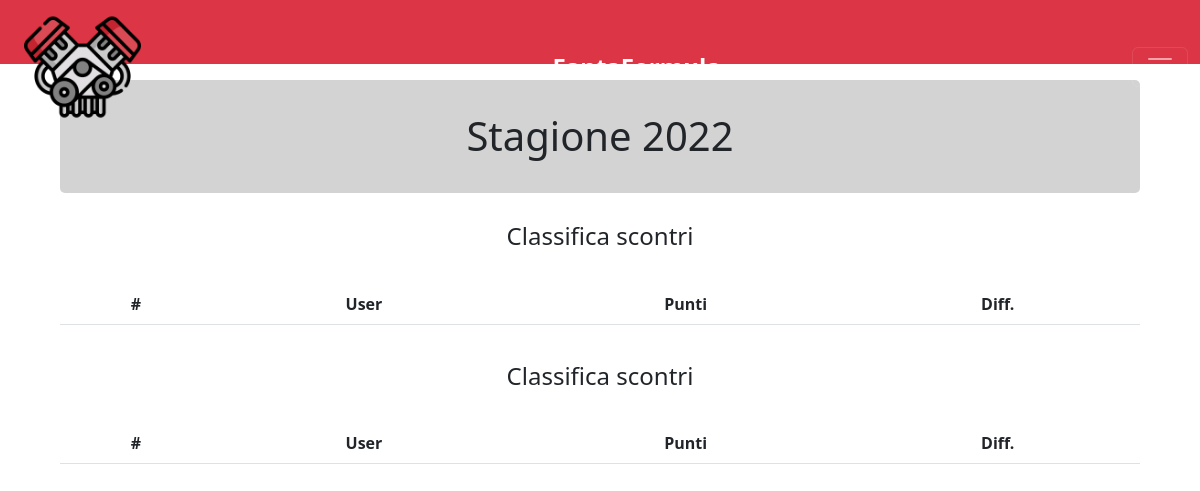
The page /fantaformula/albo (signed in) on the database as committed earlier.
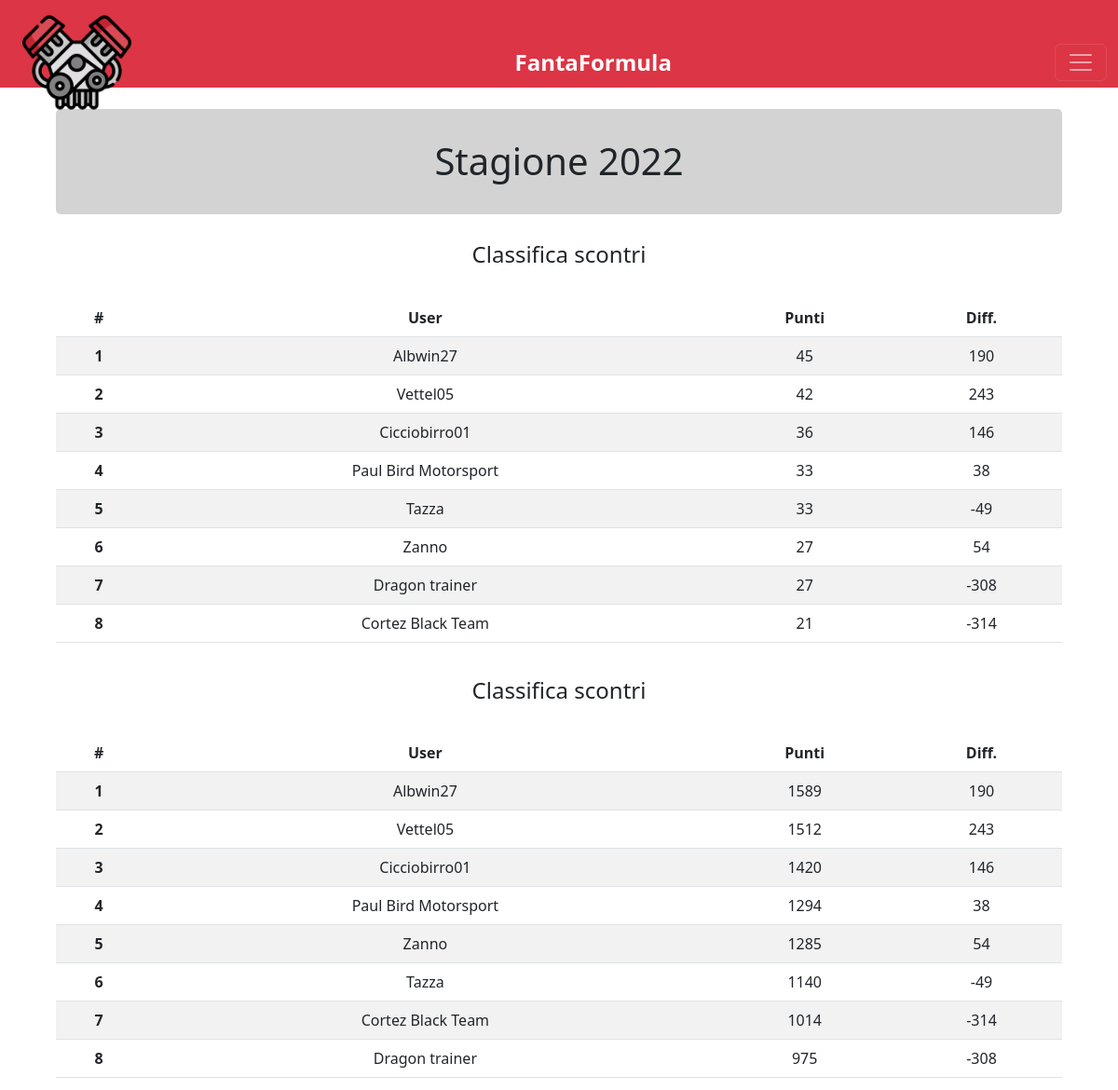
The same page on the database as committed later.
### fantamotori/models.py (models this page shows)
class Formula_passato(models.Model):
    ex_pscontri = models.IntegerField(default="0")
    ex_pgenerali = models.IntegerField(default="0")
    ex_differenza = models.IntegerField(default="0")
    ex_username = models.TextField(default="a")

### fantamotori/views.py (the view)
# urls.py: path("fantaformula/albo", views.formula_albo, name="fantaformula/albo"),
@login_required
def formula_albo(request):
    if not request.user.fantaformula:
        return render(request, "errore.html", {
            "message": "Non partecipi al FantaFormula.",
            "cat": "formula"
        })
    s_ranking = Formula_passato.objects.order_by("-ex_pscontri", "-ex_differenza")
    p_ranking = Formula_passato.objects.order_by("-ex_pgenerali", "-ex_differenza")
    return render(request, "fantaformula/albodoro.html", {
        "s_ranking": s_ranking,
        "p_ranking": p_ranking,
        "cat": "formula"
    })

### fantamotori/templates/fantaformula/albodoro.html (shortened to what this page needs)
{% extends "layout.html" %}
{% block body %}
<div class="imppagina">
    <h1 class="albo-anno">Stagione 2022</h1>
    <h4 class="albo-classifica">Classifica scontri</h4>
    <div id="div-scontri" class="home-hidden">
        <table class="table table-striped">
            <thead>
                <tr style="text-align: center;">
                    <th scope="row">#</th>
                    <td style="font-weight:bold">User</td>
                    <td style="font-weight:bold">Punti</td>
                    <td style="font-weight:bold">Diff.</td>
                </tr>
            </thead>
            <tbody style="text-align: center;">
            {% for rank in s_ranking %}
                <tr>
                    <th scope="row">{{ forloop.counter }}</th>
                    <td>{{ rank.ex_username }}</td>
                    <td>{{ rank.ex_pscontri }}</td>
                    <td>{{ rank.ex_differenza }}</td>
                </tr>
            {% endfor %}
            </tbody>
        </table>
    </div>
    <h4 class="albo-classifica">Classifica scontri</h4>
    <div id="div-punti" class="home-hidden">
        <table class="table table-striped">
            <thead>
                <tr style="text-align: center;">
                    <th scope="row">#</th>
                    <td style="font-weight:bold">User</td>
                    <td style="font-weight:bold">Punti</td>
                    <td style="font-weight:bold">Diff.</td>
                </tr>
            </thead>
            <tbody style="text-align: center;">
            {% for rank in p_ranking %}
                <tr>
                    <th scope="row">{{ forloop.counter }}</th>
                    <td>{{ rank.ex_username }}</td>
                    <td>{{ rank.ex_pgenerali }}</td>
                    <td>{{ rank.ex_differenza }}</td>
                </tr>
            {% endfor %}
            </tbody>
        </table>
    </div>
</div>
{% endblock %}

Rows that differ between the two databases and show on the page:
added Formula_passato: ex_username "Albwin27", ex_pscontri "45", ex_differenza "190", ex_pgenerali "1589"
added Formula_passato: ex_username "Vettel05", ex_pscontri "42", ex_differenza "243", ex_pgenerali "1512"
added Formula_passato: ex_username "Cicciobirro01", ex_pscontri "36", ex_differenza "146", ex_pgenerali "1420"
added Formula_passato: ex_username "Paul Bird Motorsport", ex_pscontri "33", ex_differenza "38", ex_pgenerali "1294"
added Formula_passato: ex_username "Tazza", ex_pscontri "33", ex_differenza "-49", ex_pgenerali "1140"
added Formula_passato: ex_username "Zanno", ex_pscontri "27", ex_differenza "54", ex_pgenerali "1285"
added Formula_passato: ex_username "Dragon trainer", ex_pscontri "27", ex_differenza "-308", ex_pgenerali "975"
added Formula_passato: ex_username "Cortez Black Team", ex_pscontri "21", ex_differenza "-314", ex_pgenerali "1014"
